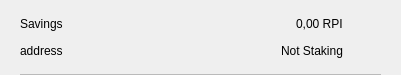
<?xml version="1.0" encoding="UTF-8"?>
<ui version="4.0">
 <class>CSRow</class>
 <widget class="QWidget" name="CSRow">
  <property name="geometry">
   <rect>
    <x>0</x>
    <y>0</y>
    <width>401</width>
    <height>75</height>
   </rect>
  </property>
  <property name="windowTitle">
   <string>Form</string>
  </property>
  <layout class="QVBoxLayout" name="verticalLayout">
   <property name="spacing">
    <number>0</number>
   </property>
   <property name="leftMargin">
    <number>20</number>
   </property>
   <property name="topMargin">
    <number>10</number>
   </property>
   <property name="rightMargin">
    <number>20</number>
   </property>
   <property name="bottomMargin">
    <number>0</number>
   </property>
   <item>
    <widget class="QWidget" name="info" native="true">
     <property name="minimumSize">
      <size>
       <width>0</width>
       <height>0</height>
      </size>
     </property>
     <layout class="QHBoxLayout" name="horizontalLayout_3">
      <property name="leftMargin">
       <number>0</number>
      </property>
      <property name="topMargin">
       <number>0</number>
      </property>
      <property name="rightMargin">
       <number>0</number>
      </property>
      <property name="bottomMargin">
       <number>10</number>
      </property>
      <item>
       <widget class="QWidget" name="container" native="true">
        <property name="minimumSize">
         <size>
          <width>0</width>
          <height>0</height>
         </size>
        </property>
        <layout class="QVBoxLayout" name="verticalLayout_2">
         <property name="spacing">
          <number>0</number>
         </property>
         <property name="leftMargin">
          <number>0</number>
         </property>
         <property name="topMargin">
          <number>0</number>
         </property>
         <property name="rightMargin">
          <number>0</number>
         </property>
         <property name="bottomMargin">
          <number>0</number>
         </property>
         <item>
          <layout class="QHBoxLayout" name="horizontalLayout">
           <item>
            <widget class="QLabel" name="labelName">
             <property name="toolTip">
              <string notr="true"/>
             </property>
             <property name="text">
              <string>Savings</string>
             </property>
            </widget>
           </item>
           <item>
            <spacer name="horizontalSpacer">
             <property name="orientation">
              <enum>Qt::Horizontal</enum>
             </property>
             <property name="sizeHint" stdset="0">
              <size>
               <width>40</width>
               <height>20</height>
              </size>
             </property>
            </spacer>
           </item>
           <item>
            <widget class="QLabel" name="labelAmount">
             <property name="text">
              <string>0,00 RPI</string>
             </property>
            </widget>
           </item>
          </layout>
         </item>
         <item>
          <layout class="QHBoxLayout" name="horizontalLayout_2">
           <item>
            <widget class="QLabel" name="labelAddress">
             <property name="toolTip">
              <string notr="true"/>
             </property>
             <property name="text">
              <string>address</string>
             </property>
            </widget>
           </item>
           <item>
            <spacer name="horizontalSpacer_2">
             <property name="orientation">
              <enum>Qt::Horizontal</enum>
             </property>
             <property name="sizeHint" stdset="0">
              <size>
               <width>40</width>
               <height>20</height>
              </size>
             </property>
            </spacer>
           </item>
           <item>
            <widget class="QLabel" name="labelStaking">
             <property name="text">
              <string>Not Staking</string>
             </property>
            </widget>
           </item>
          </layout>
         </item>
        </layout>
       </widget>
      </item>
      <item alignment="Qt::AlignHCenter|Qt::AlignVCenter">
       <widget class="QPushButton" name="pushButtonMenu">
        <property name="minimumSize">
         <size>
          <width>24</width>
          <height>24</height>
         </size>
        </property>
        <property name="maximumSize">
         <size>
          <width>32</width>
          <height>32</height>
         </size>
        </property>
        <property name="focusPolicy">
         <enum>Qt::NoFocus</enum>
        </property>
        <property name="styleSheet">
         <string notr="true">border:none; background-color:transparent;</string>
        </property>
        <property name="text">
         <string/>
        </property>
        <property name="icon">
         <iconset>
          <normaloff>://ic-menu-hover</normaloff>://ic-menu-hover</iconset>
        </property>
        <property name="iconSize">
         <size>
          <width>24</width>
          <height>24</height>
         </size>
        </property>
       </widget>
      </item>
     </layout>
    </widget>
   </item>
   <item>
    <widget class="QLabel" name="lblDivisory">
     <property name="minimumSize">
      <size>
       <width>0</width>
       <height>1</height>
      </size>
     </property>
     <property name="maximumSize">
      <size>
       <width>16777215</width>
       <height>1</height>
      </size>
     </property>
     <property name="styleSheet">
      <string notr="true">background-color:#bababa;</string>
     </property>
     <property name="text">
      <string/>
     </property>
     <property name="alignment">
      <set>Qt::AlignBottom|Qt::AlignLeading|Qt::AlignLeft</set>
     </property>
    </widget>
   </item>
  </layout>
 </widget>
 <resources/>
 <connections/>
</ui>
